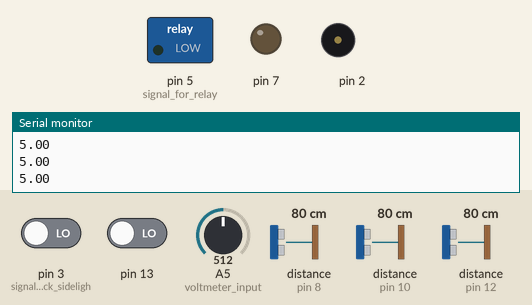
This sketch was run on a simulated Arduino Uno, built with avr-gcc and run on an emulated ATmega328P. Shown: switched loads named in the sketch (green lamp = pin HIGH), output pins drawn as LEDs (lit = HIGH), buzzer (waves = sounding), the last lines printed to the serial monitor. The inputs (shaded band) are chosen by the test bench; at power-on: A5 (voltmeter_input) = 512, pin 13 LOW, distance to the obstacle (sensors on pin 8, pin 10, pin 12) 80 cm, pin 3 (signal_from_back_sideligh) LOW. The echo pulse lasts 58.3 µs per cm; pins used as bus, display or sensor lines are not drawn.

Above: at 1.2 s.
1.3 s: A5 (voltmeter_input) set to 1006
2.8 s: A5 (voltmeter_input) set to 1019
At 3.4 s:
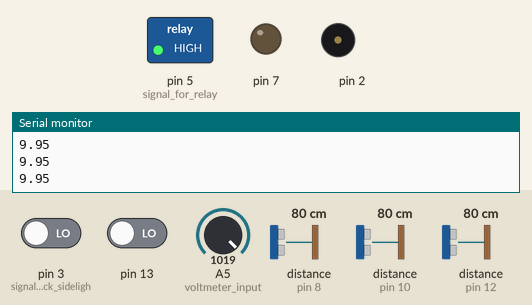
4.3 s: pin 13 driven HIGH
5.8 s: distance to the obstacle (sensor on pin 8) set to 76 cm
At 6.04 s:
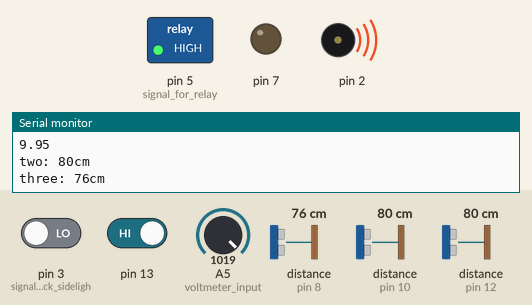
8.8 s: pin 3 (signal_from_back_sideligh) driven HIGH
At 9.21 s:
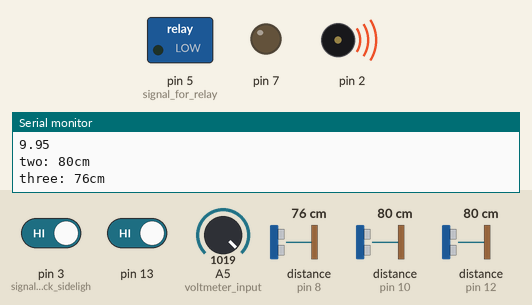
11.8 s: pin 3 (signal_from_back_sideligh) driven LOW
At 12.06 s:
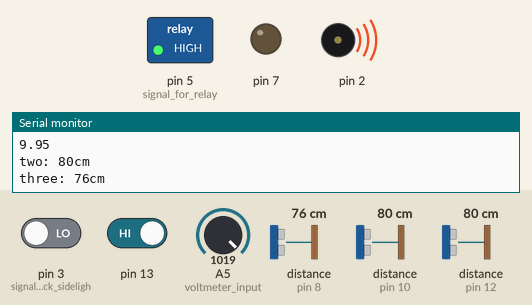
Timing chart, 0 to 15.8 s (numbered marks = the images above; inputs shaded):
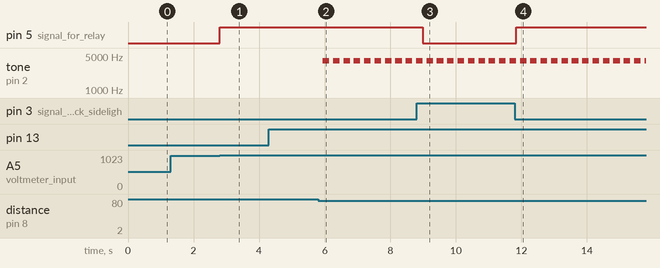

Measured:
- the behaviour switches between 1018 and 1019 on A5 (voltmeter_input) (found by bisection; images 0 and 1)
- the behaviour switches between 80 and 79 cm on distance to the obstacle (sensor on pin 8) (found by bisection; images 1 and 2)
- after the input at 2.8 s, pin 5 (signal_for_relay): LOW → HIGH at once
- after the input at 5.8 s, tone on pin 2: alternates 4000 Hz for 0.20 s and silent for 0.12 s, starting after 0.14 s
- after the input at 8.8 s, pin 5 (signal_for_relay): HIGH → LOW after 0.19 s
- after the input at 11.8 s, pin 5 (signal_for_relay): LOW → HIGH at once

The sketch:

second_module.ino
```cpp
//voltmeter//
int analogInput = 0;
float vout = 0.0;
float vin = 0.0;
float R1 = 600.0; // resistance of R1 (12K)
float R2 = 600.0; // resistance of R2 (4.7K)
int value = 0;
int started = 0;
int trigPin = 11;    // Trigger
int echoPin = 12;    // Echo
int trigPin_two = 9;    // Trigger
int echoPin_two = 10;
int trigPin_three = 4;    // Trigger
int echoPin_three = 8;
long duration, cm = 2000;
long cm_two;
long cm_three;

void setup() {
    // put your setup code here, to run once:
    Serial.begin(9600);
    pinMode(A5, INPUT); //voltmeter input
    pinMode(5, OUTPUT); //signal for relay
    digitalWrite(5, HIGH);
    pinMode(3, INPUT); //signal from back sidelight
    pinMode(trigPin, OUTPUT);
    pinMode(echoPin, INPUT);
    pinMode(trigPin_two, OUTPUT);
    pinMode(echoPin_two, INPUT);
    pinMode(trigPin_three, OUTPUT);
    pinMode(echoPin_three, INPUT);
    pinMode(2, OUTPUT);
    pinMode(13, INPUT);
    pinMode(7,OUTPUT);
    digitalWrite(7,LOW);
}

void loop() {
    // put your main code here, to run repeatedly:
    Serial.println(voltmeter());
    //delay(100);
    if (voltmeter() >= 9.95) {
        if (digitalRead(3) == LOW) {
            //Serial.println("gabariti OFF");
            digitalWrite(5, HIGH);
        }
        else digitalWrite(5, LOW);
    }
    else digitalWrite(5, LOW);

    if (digitalRead(13) == HIGH) {
        //parktronik 1

        digitalWrite(trigPin, LOW);
        delayMicroseconds(5);
        digitalWrite(trigPin, HIGH);
        delayMicroseconds(10);
        digitalWrite(trigPin, LOW);


        pinMode(echoPin, INPUT);
        duration = pulseIn(echoPin, HIGH);

        // Convert the time into a distance
        //cm = (duration/2) / 29.1;     // Divide by 29.1 or multiply by 0.0343

        //Serial.print("one: ");
        //Serial.print(cm);
        //Serial.println("cm");

        //parktronik 2

        digitalWrite(trigPin_two, LOW);
        delayMicroseconds(5);
        digitalWrite(trigPin_two, HIGH);
        delayMicroseconds(10);
        digitalWrite(trigPin_two, LOW);


        pinMode(echoPin_two, INPUT);
        duration = pulseIn(echoPin_two, HIGH);

        // Convert the time into a distance
        cm_two = (duration / 2) / 29.1;   // Divide by 29.1 or multiply by 0.0343

        Serial.print("two: ");
        Serial.print(cm_two);
        Serial.println("cm");

        //parktronik 3

        digitalWrite(trigPin_three, LOW);
        delayMicroseconds(5);
        digitalWrite(trigPin_three, HIGH);
        delayMicroseconds(10);
        digitalWrite(trigPin_three, LOW);


        pinMode(echoPin_three, INPUT);
        duration = pulseIn(echoPin_three, HIGH);

        // Convert the time into a distance
        cm_three = (duration / 2) / 29.1;   // Divide by 29.1 or multiply by 0.0343


        Serial.print("three: ");
        Serial.print(cm_three);
        delay(100);
        Serial.println("cm");

        cm_two -= 10;
        cm_three -= 10;

        if ((cm < 70 && cm > 50) || (cm_two < 70 && cm_two > 50) || (cm_three < 70 && cm_three > 50)) {
            tone(2, 4000, 200);
            delay(200);
            Serial.println("parva dist");
            //noTone(2);

        }
        else if ((cm < 50 && cm > 30) || (cm_two < 50 && cm_two > 30) || (cm_three < 50 && cm_three > 30)) {
            tone(2, 4000,160);
            //delay(30);
            Serial.println("sredna dist");
            //noTone(2);

        }

        else if ((cm < 30) || (cm_two < 30) || (cm_three < 30)) {
            tone(2, 4000);
            //delay(50);
            //noTone(2);

        }
        else noTone(2);
        //delay(250);

    }
    else noTone(2);
}

float voltmeter()
{
    value = analogRead(A5);
    vout = (value * 5.0) / 1024.0;
    vin = vout / (R2 / (R1 + R2));
    if (vin < 0.09) {
        vin = 0.0; //statement to quash undesired reading !
    }
    return vin;
}
```
